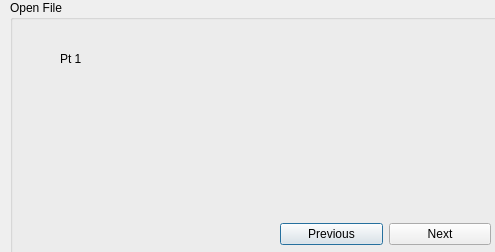
<?xml version="1.0" encoding="UTF-8"?>
<ui version="4.0">
 <class>OpenFileDialog</class>
 <widget class="QDialog" name="OpenFileDialog">
  <property name="geometry">
   <rect>
    <x>0</x>
    <y>0</y>
    <width>495</width>
    <height>252</height>
   </rect>
  </property>
  <property name="windowTitle">
   <string>Dialog</string>
  </property>
  <widget class="QGroupBox" name="groupBox">
   <property name="geometry">
    <rect>
     <x>10</x>
     <y>0</y>
     <width>501</width>
     <height>261</height>
    </rect>
   </property>
   <property name="title">
    <string>Open File</string>
   </property>
   <widget class="QStackedWidget" name="stackedWidget">
    <property name="geometry">
     <rect>
      <x>10</x>
      <y>30</y>
      <width>471</width>
      <height>181</height>
     </rect>
    </property>
    <property name="mouseTracking">
     <bool>false</bool>
    </property>
    <property name="autoFillBackground">
     <bool>false</bool>
    </property>
    <property name="currentIndex">
     <number>0</number>
    </property>
    <widget class="QWidget" name="page">
     <widget class="QLabel" name="label_2">
      <property name="geometry">
       <rect>
        <x>40</x>
        <y>20</y>
        <width>67</width>
        <height>17</height>
       </rect>
      </property>
      <property name="text">
       <string>Pt 1</string>
      </property>
     </widget>
    </widget>
    <widget class="QWidget" name="page_2">
     <widget class="QLabel" name="label">
      <property name="geometry">
       <rect>
        <x>40</x>
        <y>20</y>
        <width>67</width>
        <height>17</height>
       </rect>
      </property>
      <property name="text">
       <string>Pt 2</string>
      </property>
     </widget>
    </widget>
    <widget class="QWidget" name="page_3">
     <widget class="QLabel" name="label_3">
      <property name="geometry">
       <rect>
        <x>40</x>
        <y>20</y>
        <width>67</width>
        <height>17</height>
       </rect>
      </property>
      <property name="text">
       <string>Pt 3</string>
      </property>
     </widget>
    </widget>
   </widget>
   <widget class="QWidget" name="layoutWidget">
    <property name="geometry">
     <rect>
      <x>270</x>
      <y>220</y>
      <width>211</width>
      <height>29</height>
     </rect>
    </property>
    <layout class="QHBoxLayout" name="horizontalLayout">
     <item>
      <widget class="QPushButton" name="btPrevious">
       <property name="text">
        <string>Previous</string>
       </property>
      </widget>
     </item>
     <item>
      <widget class="QPushButton" name="btNext">
       <property name="text">
        <string>Next</string>
       </property>
      </widget>
     </item>
    </layout>
   </widget>
   <zorder>layoutWidget</zorder>
   <zorder>stackedWidget</zorder>
  </widget>
 </widget>
 <resources/>
 <connections/>
</ui>
